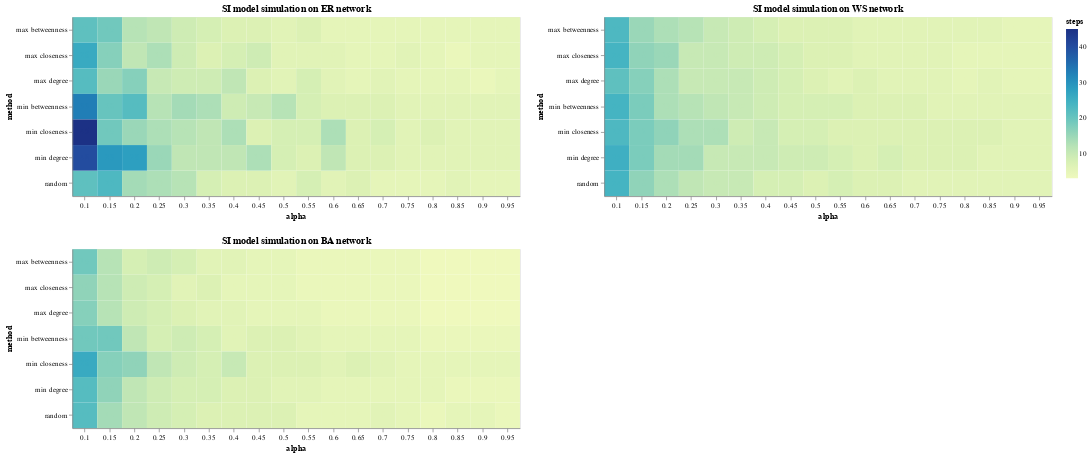

Here is the notebook cell this chart was saved with:
### Code cell
def create_heatmap(df: pd.DataFrame, G: Graph):
	"""
	Creates a heatmap of the number of steps needed to infect all nodes for each combination of alpha and method.

	Parameters
	----------
	df : pandas.DataFrame
	The dataframe containing the results of the simulations.
	graph : int
	The index of the graph to be plotted.

	Returns
	-------
	altair.Chart
	The heatmap.
	"""

	heat = alt.Chart(df[df['graph'] == G]).mark_rect().encode(
		x = alt.X('alpha:O',
					title='alpha',
					axis=alt.Axis(labelAngle=0)),
		y = alt.Y('method:O'),
		color = alt.Color('steps:Q', title='steps')
	).properties(
		width=600,
		height=240,
		title=f'SI model simulation on {G} network'
	)

	text = heat.mark_text(color='black').encode(
		text='steps:Q'
	)

	return heat + text

(create_heatmap(df, 'ER') & create_heatmap(df, 'BA')) | create_heatmap(df, 'WS')

### Figure 1 — Vega specification as saved in the notebook (floating-point values rounded to 4 significant figures)
{"$schema": "https://vega.github.io/schema/vega/v5.json", "data": [{"name": "source_0", "values": [{"alpha": 0.1, "method": "random", "steps": 21}, {"alpha": 0.1, "method": "max degree", "steps": 22}, {"alpha": 0.1, "method": "min degree", "steps": 40}, {"alpha": 0.1, "method": "max betweenness", "steps": 21}, {"alpha": 0.1, "method": "min betweenness", "steps": 33}, {"alpha": 0.1, "method": "max closeness", "steps": 26}, {"alpha": 0.1, "method": "min closeness", "steps": 45}, {"alpha": 0.15, "method": "random", "steps": 23}, {"alpha": 0.15, "method": "max degree", "steps": 15}, {"alpha": 0.15, "method": "min degree", "steps": 29}, {"alpha": 0.15, "method": "max betweenness", "steps": 19}, {"alpha": 0.15, "method": "min betweenness", "steps": 20}, {"alpha": 0.15, "method": "max closeness", "steps": 17}, {"alpha": 0.15, "method": "min closeness", "steps": 19}, {"alpha": 0.2, "method": "random", "steps": 14}, {"alpha": 0.2, "method": "max degree", "steps": 17}, {"alpha": 0.2, "method": "min degree", "steps": 28}, {"alpha": 0.2, "method": "max betweenness", "steps": 12}, {"alpha": 0.2, "method": "min betweenness", "steps": 22}, {"alpha": 0.2, "method": "max closeness", "steps": 11}, {"alpha": 0.2, "method": "min closeness", "steps": 15}, {"alpha": 0.25, "method": "random", "steps": 13}, {"alpha": 0.25, "method": "max degree", "steps": 10}, {"alpha": 0.25, "method": "min degree", "steps": 15}, {"alpha": 0.25, "method": "max betweenness", "steps": 11}, {"alpha": 0.25, "method": "min betweenness", "steps": 12}, {"alpha": 0.25, "method": "max closeness", "steps": 13}, {"alpha": 0.25, "method": "min closeness", "steps": 13}, {"alpha": 0.3, "method": "random", "steps": 12}, {"alpha": 0.3, "method": "max degree", "steps": 9}, {"alpha": 0.3, "method": "min degree", "steps": 11}, {"alpha": 0.3, "method": "max betweenness", "steps": 9}, {"alpha": 0.3, "method": "min betweenness", "steps": 14}, {"alpha": 0.3, "method": "max closeness", "steps": 9}, {"alpha": 0.3, "method": "min closeness", "steps": 12}, {"alpha": 0.35, "method": "random", "steps": 8}, {"alpha": 0.35, "method": "max degree", "steps": 9}, {"alpha": 0.35, "method": "min degree", "steps": 11}, {"alpha": 0.35, "method": "max betweenness", "steps": 8}, {"alpha": 0.35, "method": "min betweenness", "steps": 13}, {"alpha": 0.35, "method": "max closeness", "steps": 7}, {"alpha": 0.35, "method": "min closeness", "steps": 11}, {"alpha": 0.4, "method": "random", "steps": 7}, {"alpha": 0.4, "method": "max degree", "steps": 11}, {"alpha": 0.4, "method": "min degree", "steps": 11}, {"alpha": 0.4, "method": "max betweenness", "steps": 7}, {"alpha": 0.4, "method": "min betweenness", "steps": 9}, {"alpha": 0.4, "method": "max closeness", "steps": 8}, {"alpha": 0.4, "method": "min closeness", "steps": 13}, {"alpha": 0.45, "method": "random", "steps": 7}, {"alpha": 0.45, "method": "max degree", "steps": 7}, {"alpha": 0.45, "method": "min degree", "steps": 13}, {"alpha": 0.45, "method": "max betweenness", "steps": 7}, {"alpha": 0.45, "method": "min betweenness", "steps": 10}, {"alpha": 0.45, "method": "max closeness", "steps": 9}, {"alpha": 0.45, "method": "min closeness", "steps": 7}, {"alpha": 0.5, "method": "random", "steps": 6}, {"alpha": 0.5, "method": "max degree", "steps": 6}, {"alpha": 0.5, "method": "min degree", "steps": 8}, {"alpha": 0.5, "method": "max betweenness", "steps": 6}, {"alpha": 0.5, "method": "min betweenness", "steps": 12}, {"alpha": 0.5, "method": "max closeness", "steps": 6}, {"alpha": 0.5, "method": "min closeness", "steps": 8}, {"alpha": 0.55, "method": "random", "steps": 8}, {"alpha": 0.55, "method": "max degree", "steps": 8}, {"alpha": 0.55, "method": "min degree", "steps": 7}, {"alpha": 0.55, "method": "max betweenness", "steps": 7}, {"alpha": 0.55, "method": "min betweenness", "steps": 8}, {"alpha": 0.55, "method": "max closeness", "steps": 6}, {"alpha": 0.55, "method": "min closeness", "steps": 8}, {"alpha": 0.6, "method": "random", "steps": 6}, {"alpha": 0.6, "method": "max degree", "steps": 6}, {"alpha": 0.6, "method": "min degree", "steps": 11}, {"alpha": 0.6, "method": "max betweenness", "steps": 5}, {"alpha": 0.6, "method": "min betweenness", "steps": 7}, {"alpha": 0.6, "method": "max closeness", "steps": 6}, {"alpha": 0.6, "method": "min closeness", "steps": 13}, {"alpha": 0.65, "method": "random", "steps": 7}, {"alpha": 0.65, "method": "max degree", "steps": 5}, {"alpha": 0.65, "method": "min degree", "steps": 7}, {"alpha": 0.65, "method": "max betweenness", "steps": 5}, {"alpha": 0.65, "method": "min betweenness", "steps": 7}, {"alpha": 0.65, "method": "max closeness", "steps": 5}, {"alpha": 0.65, "method": "min closeness", "steps": 7}, {"alpha": 0.7, "method": "random", "steps": 5}, {"alpha": 0.7, "method": "max degree", "steps": 6}, {"alpha": 0.7, "method": "min degree", "steps": 7}, {"alpha": 0.7, "method": "max betweenness", "steps": 5}, {"alpha": 0.7, "method": "min betweenness", "steps": 7}, {"alpha": 0.7, "method": "max closeness", "steps": 5}, {"alpha": 0.7, "method": "min closeness", "steps": 8}, {"alpha": 0.75, "method": "random", "steps": 5}, {"alpha": 0.75, "method": "max degree", "steps": 5}, {"alpha": 0.75, "method": "min degree", "steps": 6}, {"alpha": 0.75, "method": "max betweenness", "steps": 5}, {"alpha": 0.75, "method": "min betweenness", "steps": 6}, {"alpha": 0.75, "method": "max closeness", "steps": 6}, {"alpha": 0.75, "method": "min closeness", "steps": 6}, {"alpha": 0.8, "method": "random", "steps": 5}, {"alpha": 0.8, "method": "max degree", "steps": 5}, {"alpha": 0.8, "method": "min degree", "steps": 6}, {"alpha": 0.8, "method": "max betweenness", "steps": 5}, {"alpha": 0.8, "method": "min betweenness", "steps": 6}, {"alpha": 0.8, "method": "max closeness", "steps": 5}, {"alpha": 0.8, "method": "min closeness", "steps": 7}, {"alpha": 0.85, "method": "random", "steps": 6}, {"alpha": 0.85, "method": "max degree", "steps": 5}, {"alpha": 0.85, "method": "min degree", "steps": 6}, {"alpha": 0.85, "method": "max betweenness", "steps": 5}, {"alpha": 0.85, "method": "min betweenness", "steps": 6}, {"alpha": 0.85, "method": "max closeness", "steps": 4}, {"alpha": 0.85, "method": "min closeness", "steps": 6}, {"alpha": 0.9, "method": "random", "steps": 5}, {"alpha": 0.9, "method": "max degree", "steps": 4}, {"alpha": 0.9, "method": "min degree", "steps": 6}, {"alpha": 0.9, "method": "max betweenness", "steps": 5}, {"alpha": 0.9, "method": "min betweenness", "steps": 6}, {"alpha": 0.9, "method": "max closeness", "steps": 5}, {"alpha": 0.9, "method": "min closeness", "steps": 6}, {"alpha": 0.95, "method": "random", "steps": 5}, {"alpha": 0.95, "method": "max degree", "steps": 5}, {"alpha": 0.95, "method": "min degree", "steps": 6}, {"alpha": 0.95, "method": "max betweenness", "steps": 5}, {"alpha": 0.95, "method": "min betweenness", "steps": 6}, {"alpha": 0.95, "method": "max closeness", "steps": 5}, {"alpha": 0.95, "method": "min closeness", "steps": 6}]}, {"name": "source_1", "values": [{"alpha": 0.1, "method": "random", "steps": 22}, {"alpha": 0.1, "method": "max degree", "steps": 17}, {"alpha": 0.1, "method": "min degree", "steps": 22}, {"alpha": 0.1, "method": "max betweenness", "steps": 19}, {"alpha": 0.1, "method": "min betweenness", "steps": 19}, {"alpha": 0.1, "method": "max closeness", "steps": 16}, {"alpha": 0.1, "method": "min closeness", "steps": 26}, {"alpha": 0.15, "method": "random", "steps": 14}, {"alpha": 0.15, "method": "max degree", "steps": 12}, {"alpha": 0.15, "method": "min degree", "steps": 16}, {"alpha": 0.15, "method": "max betweenness", "steps": 12}, {"alpha": 0.15, "method": "min betweenness", "steps": 19}, {"alpha": 0.15, "method": "max closeness", "steps": 12}, {"alpha": 0.15, "method": "min closeness", "steps": 17}, {"alpha": 0.2, "method": "random", "steps": 11}, {"alpha": 0.2, "method": "max degree", "steps": 9}, {"alpha": 0.2, "method": "min degree", "steps": 11}, {"alpha": 0.2, "method": "max betweenness", "steps": 8}, {"alpha": 0.2, "method": "min betweenness", "steps": 11}, {"alpha": 0.2, "method": "max closeness", "steps": 9}, {"alpha": 0.2, "method": "min closeness", "steps": 16}, {"alpha": 0.25, "method": "random", "steps": 9}, {"alpha": 0.25, "method": "max degree", "steps": 8}, {"alpha": 0.25, "method": "min degree", "steps": 9}, {"alpha": 0.25, "method": "max betweenness", "steps": 9}, {"alpha": 0.25, "method": "min betweenness", "steps": 8}, {"alpha": 0.25, "method": "max closeness", "steps": 8}, {"alpha": 0.25, "method": "min closeness", "steps": 11}, {"alpha": 0.3, "method": "random", "steps": 8}, {"alpha": 0.3, "method": "max degree", "steps": 7}, {"alpha": 0.3, "method": "min degree", "steps": 8}, {"alpha": 0.3, "method": "max betweenness", "steps": 8}, {"alpha": 0.3, "method": "min betweenness", "steps": 9}, {"alpha": 0.3, "method": "max closeness", "steps": 6}, {"alpha": 0.3, "method": "min closeness", "steps": 9}, {"alpha": 0.35, "method": "random", "steps": 7}, {"alpha": 0.35, "method": "max degree", "steps": 6}, {"alpha": 0.35, "method": "min degree", "steps": 8}, {"alpha": 0.35, "method": "max betweenness", "steps": 6}, {"alpha": 0.35, "method": "min betweenness", "steps": 8}, {"alpha": 0.35, "method": "max closeness", "steps": 7}, {"alpha": 0.35, "method": "min closeness", "steps": 8}, {"alpha": 0.4, "method": "random", "steps": 7}, {"alpha": 0.4, "method": "max degree", "steps": 6}, {"alpha": 0.4, "method": "min degree", "steps": 7}, {"alpha": 0.4, "method": "max betweenness", "steps": 6}, {"alpha": 0.4, "method": "min betweenness", "steps": 6}, {"alpha": 0.4, "method": "max closeness", "steps": 5}, {"alpha": 0.4, "method": "min closeness", "steps": 10}, {"alpha": 0.45, "method": "random", "steps": 7}, {"alpha": 0.45, "method": "max degree", "steps": 5}, {"alpha": 0.45, "method": "min degree", "steps": 7}, {"alpha": 0.45, "method": "max betweenness", "steps": 5}, {"alpha": 0.45, "method": "min betweenness", "steps": 7}, {"alpha": 0.45, "method": "max closeness", "steps": 5}, {"alpha": 0.45, "method": "min closeness", "steps": 7}, {"alpha": 0.5, "method": "random", "steps": 7}, {"alpha": 0.5, "method": "max degree", "steps": 5}, {"alpha": 0.5, "method": "min degree", "steps": 6}, {"alpha": 0.5, "method": "max betweenness", "steps": 5}, {"alpha": 0.5, "method": "min betweenness", "steps": 7}, {"alpha": 0.5, "method": "max closeness", "steps": 5}, {"alpha": 0.5, "method": "min closeness", "steps": 7}, {"alpha": 0.55, "method": "random", "steps": 5}, {"alpha": 0.55, "method": "max degree", "steps": 5}, {"alpha": 0.55, "method": "min degree", "steps": 6}, {"alpha": 0.55, "method": "max betweenness", "steps": 4}, {"alpha": 0.55, "method": "min betweenness", "steps": 6}, {"alpha": 0.55, "method": "max closeness", "steps": 4}, {"alpha": 0.55, "method": "min closeness", "steps": 7}, {"alpha": 0.6, "method": "random", "steps": 5}, {"alpha": 0.6, "method": "max degree", "steps": 4}, {"alpha": 0.6, "method": "min degree", "steps": 5}, {"alpha": 0.6, "method": "max betweenness", "steps": 4}, {"alpha": 0.6, "method": "min betweenness", "steps": 5}, {"alpha": 0.6, "method": "max closeness", "steps": 4}, {"alpha": 0.6, "method": "min closeness", "steps": 6}, {"alpha": 0.65, "method": "random", "steps": 5}, {"alpha": 0.65, "method": "max degree", "steps": 4}, {"alpha": 0.65, "method": "min degree", "steps": 5}, {"alpha": 0.65, "method": "max betweenness", "steps": 4}, {"alpha": 0.65, "method": "min betweenness", "steps": 5}, {"alpha": 0.65, "method": "max closeness", "steps": 4}, {"alpha": 0.65, "method": "min closeness", "steps": 7}, {"alpha": 0.7, "method": "random", "steps": 6}, {"alpha": 0.7, "method": "max degree", "steps": 4}, {"alpha": 0.7, "method": "min degree", "steps": 5}, {"alpha": 0.7, "method": "max betweenness", "steps": 4}, {"alpha": 0.7, "method": "min betweenness", "steps": 5}, {"alpha": 0.7, "method": "max closeness", "steps": 4}, {"alpha": 0.7, "method": "min closeness", "steps": 6}, {"alpha": 0.75, "method": "random", "steps": 5}, {"alpha": 0.75, "method": "max degree", "steps": 4}, {"alpha": 0.75, "method": "min degree", "steps": 5}, {"alpha": 0.75, "method": "max betweenness", "steps": 4}, {"alpha": 0.75, "method": "min betweenness", "steps": 5}, {"alpha": 0.75, "method": "max closeness", "steps": 4}, {"alpha": 0.75, "method": "min closeness", "steps": 5}, {"alpha": 0.8, "method": "random", "steps": 4}, {"alpha": 0.8, "method": "max degree", "steps": 3}, {"alpha": 0.8, "method": "min degree", "steps": 5}, {"alpha": 0.8, "method": "max betweenness", "steps": 3}, {"alpha": 0.8, "method": "min betweenness", "steps": 4}, {"alpha": 0.8, "method": "max closeness", "steps": 3}, {"alpha": 0.8, "method": "min closeness", "steps": 5}, {"alpha": 0.85, "method": "random", "steps": 5}, {"alpha": 0.85, "method": "max degree", "steps": 3}, {"alpha": 0.85, "method": "min degree", "steps": 4}, {"alpha": 0.85, "method": "max betweenness", "steps": 3}, {"alpha": 0.85, "method": "min betweenness", "steps": 4}, {"alpha": 0.85, "method": "max closeness", "steps": 3}, {"alpha": 0.85, "method": "min closeness", "steps": 5}, {"alpha": 0.9, "method": "random", "steps": 5}, {"alpha": 0.9, "method": "max degree", "steps": 3}, {"alpha": 0.9, "method": "min degree", "steps": 4}, {"alpha": 0.9, "method": "max betweenness", "steps": 3}, {"alpha": 0.9, "method": "min betweenness", "steps": 4}, {"alpha": 0.9, "method": "max closeness", "steps": 3}, {"alpha": 0.9, "method": "min closeness", "steps": 5}, {"alpha": 0.95, "method": "random", "steps": 4}, {"alpha": 0.95, "method": "max degree", "steps": 3}, {"alpha": 0.95, "method": "min degree", "steps": 4}, {"alpha": 0.95, "method": "max betweenness", "steps": 3}, {"alpha": 0.95, "method": "min betweenness", "steps": 4}, {"alpha": 0.95, "method": "max closeness", "steps": 3}, {"alpha": 0.95, "method": "min closeness", "steps": 5}]}, {"name": "source_2", "values": [{"alpha": 0.1, "method": "random", "steps": 24}, {"alpha": 0.1, "method": "max degree", "steps": 21}, {"alpha": 0.1, "method": "min degree", "steps": 25}, {"alpha": 0.1, "method": "max betweenness", "steps": 23}, {"alpha": 0.1, "method": "min betweenness", "steps": 24}, {"alpha": 0.1, "method": "max closeness", "steps": 24}, {"alpha": 0.1, "method": "min closeness", "steps": 23}, {"alpha": 0.15, "method": "random", "steps": 16}, {"alpha": 0.15, "method": "max degree", "steps": 17}, {"alpha": 0.15, "method": "min degree", "steps": 18}, {"alpha": 0.15, "method": "max betweenness", "steps": 15}, {"alpha": 0.15, "method": "min betweenness", "steps": 18}, {"alpha": 0.15, "method": "max closeness", "steps": 16}, {"alpha": 0.15, "method": "min closeness", "steps": 18}, {"alpha": 0.2, "method": "random", "steps": 13}, {"alpha": 0.2, "method": "max degree", "steps": 13}, {"alpha": 0.2, "method": "min degree", "steps": 14}, {"alpha": 0.2, "method": "max betweenness", "steps": 13}, {"alpha": 0.2, "method": "min betweenness", "steps": 13}, {"alpha": 0.2, "method": "max closeness", "steps": 15}, {"alpha": 0.2, "method": "min closeness", "steps": 16}, {"alpha": 0.25, "method": "random", "steps": 11}, {"alpha": 0.25, "method": "max degree", "steps": 10}, {"alpha": 0.25, "method": "min degree", "steps": 14}, {"alpha": 0.25, "method": "max betweenness", "steps": 12}, {"alpha": 0.25, "method": "min betweenness", "steps": 12}, {"alpha": 0.25, "method": "max closeness", "steps": 10}, {"alpha": 0.25, "method": "min closeness", "steps": 13}, {"alpha": 0.3, "method": "random", "steps": 10}, {"alpha": 0.3, "method": "max degree", "steps": 10}, {"alpha": 0.3, "method": "min degree", "steps": 10}, {"alpha": 0.3, "method": "max betweenness", "steps": 10}, {"alpha": 0.3, "method": "min betweenness", "steps": 11}, {"alpha": 0.3, "method": "max closeness", "steps": 10}, {"alpha": 0.3, "method": "min closeness", "steps": 13}, {"alpha": 0.35, "method": "random", "steps": 10}, {"alpha": 0.35, "method": "max degree", "steps": 10}, {"alpha": 0.35, "method": "min degree", "steps": 10}, {"alpha": 0.35, "method": "max betweenness", "steps": 9}, {"alpha": 0.35, "method": "min betweenness", "steps": 10}, {"alpha": 0.35, "method": "max closeness", "steps": 9}, {"alpha": 0.35, "method": "min closeness", "steps": 9}, {"alpha": 0.4, "method": "random", "steps": 8}, {"alpha": 0.4, "method": "max degree", "steps": 9}, {"alpha": 0.4, "method": "min degree", "steps": 10}, {"alpha": 0.4, "method": "max betweenness", "steps": 8}, {"alpha": 0.4, "method": "min betweenness", "steps": 9}, {"alpha": 0.4, "method": "max closeness", "steps": 9}, {"alpha": 0.4, "method": "min closeness", "steps": 10}, {"alpha": 0.45, "method": "random", "steps": 8}, {"alpha": 0.45, "method": "max degree", "steps": 8}, {"alpha": 0.45, "method": "min degree", "steps": 9}, {"alpha": 0.45, "method": "max betweenness", "steps": 7}, {"alpha": 0.45, "method": "min betweenness", "steps": 8}, {"alpha": 0.45, "method": "max closeness", "steps": 8}, {"alpha": 0.45, "method": "min closeness", "steps": 8}, {"alpha": 0.5, "method": "random", "steps": 7}, {"alpha": 0.5, "method": "max degree", "steps": 7}, {"alpha": 0.5, "method": "min degree", "steps": 9}, {"alpha": 0.5, "method": "max betweenness", "steps": 7}, {"alpha": 0.5, "method": "min betweenness", "steps": 8}, {"alpha": 0.5, "method": "max closeness", "steps": 7}, {"alpha": 0.5, "method": "min closeness", "steps": 8}, {"alpha": 0.55, "method": "random", "steps": 8}, {"alpha": 0.55, "method": "max degree", "steps": 6}, {"alpha": 0.55, "method": "min degree", "steps": 8}, {"alpha": 0.55, "method": "max betweenness", "steps": 7}, {"alpha": 0.55, "method": "min betweenness", "steps": 8}, {"alpha": 0.55, "method": "max closeness", "steps": 7}, {"alpha": 0.55, "method": "min closeness", "steps": 7}, {"alpha": 0.6, "method": "random", "steps": 7}, {"alpha": 0.6, "method": "max degree", "steps": 7}, {"alpha": 0.6, "method": "min degree", "steps": 7}, {"alpha": 0.6, "method": "max betweenness", "steps": 6}, {"alpha": 0.6, "method": "min betweenness", "steps": 7}, {"alpha": 0.6, "method": "max closeness", "steps": 6}, {"alpha": 0.6, "method": "min closeness", "steps": 7}, {"alpha": 0.65, "method": "random", "steps": 7}, {"alpha": 0.65, "method": "max degree", "steps": 6}, {"alpha": 0.65, "method": "min degree", "steps": 8}, {"alpha": 0.65, "method": "max betweenness", "steps": 6}, {"alpha": 0.65, "method": "min betweenness", "steps": 7}, {"alpha": 0.65, "method": "max closeness", "steps": 6}, {"alpha": 0.65, "method": "min closeness", "steps": 7}, {"alpha": 0.7, "method": "random", "steps": 6}, {"alpha": 0.7, "method": "max degree", "steps": 6}, {"alpha": 0.7, "method": "min degree", "steps": 7}, {"alpha": 0.7, "method": "max betweenness", "steps": 6}, {"alpha": 0.7, "method": "min betweenness", "steps": 7}, {"alpha": 0.7, "method": "max closeness", "steps": 6}, {"alpha": 0.7, "method": "min closeness", "steps": 7}, {"alpha": 0.75, "method": "random", "steps": 6}, {"alpha": 0.75, "method": "max degree", "steps": 6}, {"alpha": 0.75, "method": "min degree", "steps": 7}, {"alpha": 0.75, "method": "max betweenness", "steps": 6}, {"alpha": 0.75, "method": "min betweenness", "steps": 6}, {"alpha": 0.75, "method": "max closeness", "steps": 6}, {"alpha": 0.75, "method": "min closeness", "steps": 7}, {"alpha": 0.8, "method": "random", "steps": 6}, {"alpha": 0.8, "method": "max degree", "steps": 5}, {"alpha": 0.8, "method": "min degree", "steps": 7}, {"alpha": 0.8, "method": "max betweenness", "steps": 6}, {"alpha": 0.8, "method": "min betweenness", "steps": 6}, {"alpha": 0.8, "method": "max closeness", "steps": 5}, {"alpha": 0.8, "method": "min closeness", "steps": 7}, {"alpha": 0.85, "method": "random", "steps": 6}, {"alpha": 0.85, "method": "max degree", "steps": 6}, {"alpha": 0.85, "method": "min degree", "steps": 6}, {"alpha": 0.85, "method": "max betweenness", "steps": 6}, {"alpha": 0.85, "method": "min betweenness", "steps": 6}, {"alpha": 0.85, "method": "max closeness", "steps": 5}, {"alpha": 0.85, "method": "min closeness", "steps": 7}, {"alpha": 0.9, "method": "random", "steps": 6}, {"alpha": 0.9, "method": "max degree", "steps": 5}, {"alpha": 0.9, "method": "min degree", "steps": 6}, {"alpha": 0.9, "method": "max betweenness", "steps": 5}, {"alpha": 0.9, "method": "min betweenness", "steps": 6}, {"alpha": 0.9, "method": "max closeness", "steps": 5}, {"alpha": 0.9, "method": "min closeness", "steps": 6}, {"alpha": 0.95, "method": "random", "steps": 6}, {"alpha": 0.95, "method": "max degree", "steps": 5}, {"alpha": 0.95, "method": "min degree", "steps": 6}, {"alpha": 0.95, "method": "max betweenness", "steps": 5}, {"alpha": 0.95, "method": "min betweenness", "steps": 6}, {"alpha": 0.95, "method": "max closeness", "steps": 5}, {"alpha": 0.95, "method": "min closeness", "steps": 6}]}, {"name": "source_0_concat_0_concat_0_x_domain_alpha", "values": [{"alpha": 0.1}, {"alpha": 0.15}, {"alpha": 0.2}, {"alpha": 0.25}, {"alpha": 0.3}, {"alpha": 0.35}, {"alpha": 0.4}, {"alpha": 0.45}, {"alpha": 0.5}, {"alpha": 0.55}, {"alpha": 0.6}, {"alpha": 0.65}, {"alpha": 0.7}, {"alpha": 0.75}, {"alpha": 0.8}, {"alpha": 0.85}, {"alpha": 0.9}, {"alpha": 0.95}]}, {"name": "source_0_concat_0_concat_0_y_domain_method", "values": [{"method": "random"}, {"method": "max degree"}, {"method": "min degree"}, {"method": "max betweenness"}, {"method": "min betweenness"}, {"method": "max closeness"}, {"method": "min closeness"}]}, {"name": "source_1_concat_0_concat_1_x_domain_alpha", "values": [{"alpha": 0.1}, {"alpha": 0.15}, {"alpha": 0.2}, {"alpha": 0.25}, {"alpha": 0.3}, {"alpha": 0.35}, {"alpha": 0.4}, {"alpha": 0.45}, {"alpha": 0.5}, {"alpha": 0.55}, {"alpha": 0.6}, {"alpha": 0.65}, {"alpha": 0.7}, {"alpha": 0.75}, {"alpha": 0.8}, {"alpha": 0.85}, {"alpha": 0.9}, {"alpha": 0.95}]}, {"name": "source_1_concat_0_concat_1_y_domain_method", "values": [{"method": "random"}, {"method": "max degree"}, {"method": "min degree"}, {"method": "max betweenness"}, {"method": "min betweenness"}, {"method": "max closeness"}, {"method": "min closeness"}]}, {"name": "source_2_concat_1_x_domain_alpha", "values": [{"alpha": 0.1}, {"alpha": 0.15}, {"alpha": 0.2}, {"alpha": 0.25}, {"alpha": 0.3}, {"alpha": 0.35}, {"alpha": 0.4}, {"alpha": 0.45}, {"alpha": 0.5}, {"alpha": 0.55}, {"alpha": 0.6}, {"alpha": 0.65}, {"alpha": 0.7}, {"alpha": 0.75}, {"alpha": 0.8}, {"alpha": 0.85}, {"alpha": 0.9}, {"alpha": 0.95}]}, {"name": "source_2_concat_1_y_domain_method", "values": [{"method": "random"}, {"method": "max degree"}, {"method": "min degree"}, {"method": "max betweenness"}, {"method": "min betweenness"}, {"method": "max closeness"}, {"method": "min closeness"}]}], "signals": [{"name": "childWidth", "value": 600}, {"name": "concat_0_childHeight", "value": 240}, {"name": "concat_1_height", "value": 240}], "marks": [{"type": "group", "name": "concat_0_group", "marks": [{"type": "group", "name": "concat_0_concat_0_group", "encode": {"update": {"height": {"signal": "concat_0_childHeight"}, "width": {"signal": "childWidth"}}}, "marks": [{"type": "rect", "name": "concat_0_concat_0_layer_0_marks", "from": {"data": "source_0"}, "encode": {"update": {"width": {"signal": "max(0.25, bandwidth('concat_0_concat_0_x'))"}, "height": {"signal": "max(0.25, bandwidth('concat_0_concat_0_y'))"}, "description": {"signal": "\"alpha: \" + (isValid(datum[\"alpha\"]) ? datum[\"alpha\"] : \"\"+datum[\"alpha\"]) + \"; method: \" + (isValid(datum[\"method\"]) ? datum[\"method\"] : \"\"+datum[\"method\"]) + \"; steps: \" + (format(datum[\"steps\"], \"\"))"}, "y": {"field": "method", "scale": "concat_0_concat_0_y"}, "fill": {"field": "steps", "scale": "color"}, "x": {"field": "alpha", "scale": "concat_0_concat_0_x"}}}, "style": ["rect"]}, {"type": "text", "name": "concat_0_concat_0_layer_1_marks", "from": {"data": "source_0"}, "encode": {"update": {"y": {"field": "method", "scale": "concat_0_concat_0_y", "band": 0.5}, "align": {"value": "center"}, "text": {"signal": "format(datum[\"steps\"], \"\")"}, "description": {"signal": "\"alpha: \" + (isValid(datum[\"alpha\"]) ? datum[\"alpha\"] : \"\"+datum[\"alpha\"]) + \"; method: \" + (isValid(datum[\"method\"]) ? datum[\"method\"] : \"\"+datum[\"method\"]) + \"; steps: \" + (format(datum[\"steps\"], \"\"))"}, "baseline": {"value": "middle"}, "fill": {"field": "steps", "scale": "color"}, "x": {"field": "alpha", "scale": "concat_0_concat_0_x", "band": 0.5}}}, "style": ["text"]}], "axes": [{"scale": "concat_0_concat_0_x", "orient": "bottom", "zindex": 1, "title": "alpha", "labelAngle": 0, "grid": false, "labelBaseline": "top"}, {"scale": "concat_0_concat_0_y", "grid": false, "zindex": 1, "title": "method", "orient": "left"}], "title": {"text": "SI model simulation on ER network", "frame": "group"}, "style": "cell"}, {"type": "group", "name": "concat_0_concat_1_group", "encode": {"update": {"width": {"signal": "childWidth"}, "height": {"signal": "concat_0_childHeight"}}}, "marks": [{"type": "rect", "name": "concat_0_concat_1_layer_0_marks", "from": {"data": "source_1"}, "encode": {"update": {"fill": {"field": "steps", "scale": "color"}, "y": {"field": "method", "scale": "concat_0_concat_1_y"}, "description": {"signal": "\"alpha: \" + (isValid(datum[\"alpha\"]) ? datum[\"alpha\"] : \"\"+datum[\"alpha\"]) + \"; method: \" + (isValid(datum[\"method\"]) ? datum[\"method\"] : \"\"+datum[\"method\"]) + \"; steps: \" + (format(datum[\"steps\"], \"\"))"}, "width": {"signal": "max(0.25, bandwidth('concat_0_concat_1_x'))"}, "height": {"signal": "max(0.25, bandwidth('concat_0_concat_1_y'))"}, "x": {"field": "alpha", "scale": "concat_0_concat_1_x"}}}, "style": ["rect"]}, {"type": "text", "name": "concat_0_concat_1_layer_1_marks", "from": {"data": "source_1"}, "encode": {"update": {"text": {"signal": "format(datum[\"steps\"], \"\")"}, "align": {"value": "center"}, "baseline": {"value": "middle"}, "description": {"signal": "\"alpha: \" + (isValid(datum[\"alpha\"]) ? datum[\"alpha\"] : \"\"+datum[\"alpha\"]) + \"; method: \" + (isValid(datum[\"method\"]) ? datum[\"method\"] : \"\"+datum[\"method\"]) + \"; steps: \" + (format(datum[\"steps\"], \"\"))"}, "fill": {"field": "steps", "scale": "color"}, "y": {"field": "method", "scale": "concat_0_concat_1_y", "band": 0.5}, "x": {"field": "alpha", "scale": "concat_0_concat_1_x", "band": 0.5}}}, "style": ["text"]}], "axes": [{"scale": "concat_0_concat_1_x", "labelAngle": 0, "grid": false, "title": "alpha", "labelBaseline": "top", "orient": "bottom", "zindex": 1}, {"scale": "concat_0_concat_1_y", "title": "method", "orient": "left", "zindex": 1, "grid": false}], "title": {"text": "SI model simulation on BA network", "frame": "group"}, "style": "cell"}], "layout": {"padding": 20, "columns": 1, "bounds": "full", "align": "each"}}, {"type": "group", "name": "concat_1_group", "encode": {"update": {"width": {"signal": "childWidth"}, "height": {"signal": "concat_1_height"}}}, "marks": [{"type": "rect", "name": "concat_1_layer_0_marks", "from": {"data": "source_2"}, "encode": {"update": {"x": {"field": "alpha", "scale": "concat_1_x"}, "width": {"signal": "max(0.25, bandwidth('concat_1_x'))"}, "y": {"field": "method", "scale": "concat_1_y"}, "fill": {"field": "steps", "scale": "color"}, "description": {"signal": "\"alpha: \" + (isValid(datum[\"alpha\"]) ? datum[\"alpha\"] : \"\"+datum[\"alpha\"]) + \"; method: \" + (isValid(datum[\"method\"]) ? datum[\"method\"] : \"\"+datum[\"method\"]) + \"; steps: \" + (format(datum[\"steps\"], \"\"))"}, "height": {"signal": "max(0.25, bandwidth('concat_1_y'))"}}}, "style": ["rect"]}, {"type": "text", "name": "concat_1_layer_1_marks", "from": {"data": "source_2"}, "encode": {"update": {"text": {"signal": "format(datum[\"steps\"], \"\")"}, "align": {"value": "center"}, "baseline": {"value": "middle"}, "x": {"field": "alpha", "scale": "concat_1_x", "band": 0.5}, "y": {"field": "method", "scale": "concat_1_y", "band": 0.5}, "fill": {"field": "steps", "scale": "color"}, "description": {"signal": "\"alpha: \" + (isValid(datum[\"alpha\"]) ? datum[\"alpha\"] : \"\"+datum[\"alpha\"]) + \"; method: \" + (isValid(datum[\"method\"]) ? datum[\"method\"] : \"\"+datum[\"method\"]) + \"; steps: \" + (format(datum[\"steps\"], \"\"))"}}}, "style": ["text"]}], "axes": [{"scale": "concat_1_x", "orient": "bottom", "labelBaseline": "top", "labelAngle": 0, "zindex": 1, "title": "alpha", "grid": false}, {"scale": "concat_1_y", "orient": "left", "grid": false, "zindex": 1, "title": "method"}], "title": {"text": "SI model simulation on WS network", "frame": "group"}, "style": "cell"}], "scales": [{"name": "color", "type": "linear", "domain": {"fields": [{"data": "source_0", "field": "steps"}, {"data": "source_1", "field": "steps"}, {"data": "source_2", "field": "steps"}]}, "range": "heatmap", "zero": false, "interpolate": "hcl"}, {"name": "concat_0_concat_0_x", "type": "band", "domain": {"data": "source_0_concat_0_concat_0_x_domain_alpha", "field": "alpha", "sort": true}, "range": [0, {"signal": "childWidth"}], "paddingInner": 0, "paddingOuter": 0}, {"name": "concat_0_concat_0_y", "type": "band", "domain": {"data": "source_0_concat_0_concat_0_y_domain_method", "field": "method", "sort": true}, "range": [0, {"signal": "concat_0_childHeight"}], "paddingInner": 0, "paddingOuter": 0}, {"name": "concat_0_concat_1_x", "type": "band", "domain": {"data": "source_1_concat_0_concat_1_x_domain_alpha", "field": "alpha", "sort": true}, "range": [0, {"signal": "childWidth"}], "paddingInner": 0, "paddingOuter": 0}, {"name": "concat_0_concat_1_y", "type": "band", "domain": {"data": "source_1_concat_0_concat_1_y_domain_method", "field": "method", "sort": true}, "range": [0, {"signal": "concat_0_childHeight"}], "paddingOuter": 0, "paddingInner": 0}, {"name": "concat_1_x", "type": "band", "domain": {"data": "source_2_concat_1_x_domain_alpha", "field": "alpha", "sort": true}, "range": [0, {"signal": "childWidth"}], "paddingInner": 0, "paddingOuter": 0}, {"name": "concat_1_y", "type": "band", "domain": {"data": "source_2_concat_1_y_domain_method", "field": "method", "sort": true}, "range": [0, {"signal": "concat_1_height"}], "paddingOuter": 0, "paddingInner": 0}], "background": "white", "padding": 5, "layout": {"padding": 20, "bounds": "full", "align": "each"}, "legends": [{"title": "steps", "fill": "color", "gradientLength": {"signal": "clamp(concat_0_childHeight, 64, 200)"}}]}
